Frame 1 (no input): blank canvas, image omitted
Frame 60 (the mouse pressed at the canvas centre just before this capture): blank canvas, image omitted
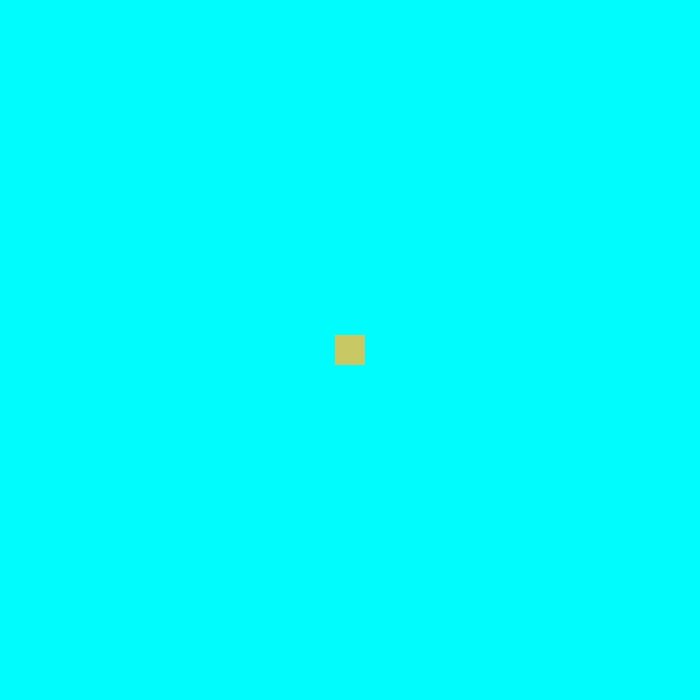
Frame 120 (the mouse held since frame 60 and released just before this capture)

The Processing sketch whose frames 1 and 60 were blank and that drew this single picture after the mouse press (run headless with seeded random() and noise(); from frame 60 on, the mouse is pressed at the canvas centre):

// Processing sketch: esame_6_marzo_2017_1
// ── esame_6_marzo_2017_1.pde
Sponge y;
ArrayList<Stain> a;
void setup () {
  size(700,700);
  background(0,252,252);
  y=new Sponge (50,50,30);
  a=new ArrayList<Stain> ();
}

void draw () {
  background(0,252,252);
  y.run();
  if (a.size()>0) {
    for (int i=0;i<a.size();i++) {
      a.get(i).run();
    }
  }
  if (a.size()>0) {
    for (int i=0;i<a.size();i++) {
      if(y.adsorb(a.get(i))==1) {
        a.remove(i);  
      }
    }
  }
}

void keyPressed () {
  if (key=='S'||key=='s') {
    a.add(new Stain (random(50,651),-30,random(10,51),color(random(0,256),random(0,256),random(0,256))));  
  }
  if (key=='R'||key=='r') {
    y.reset();
  }
}
// ── Sponge.pde
class Sponge {
  float posX;
  float posY;
  float dim;
  color c;
  Sponge (float posX,float posY,float dim) {
    this.posX=posX;
    this.posY=posY;
    this.dim=dim;
    this.c=color(200,200,100);  
  }
  void display () {
    noStroke();
    fill(this.c);
    rectMode (CENTER);
    rect (posX,posY,dim,dim);
  }
  void move () {
    posY=mouseY; 
    posX=mouseX;
  }
  void run () {
    move ();
    display();
  }
  int adsorb (Stain f) {
    //if (dist(posX,posY,f.getX(),f.getY())<20) {
       if (f.getX()-(f.getDiam()/2)>=posX-(dim/2) && f.getX()+(f.getDiam()/2)<=posX+(dim/2) && f.getY()-(f.getDiam()/2)>=posY-(dim/2) && f.getY()+(f.getDiam()/2)<=posY+(dim/2)) {
      dim=dim+(f.getDiam()/2);
      this.c=color((red(c)+red(f.getColor()))/2,(green(c)+green(f.getColor()))/2,(blue(c)+blue(f.getColor()))/2);
      return 1;
    }else{
      return 0;
    }
  }
  void reset () {
    this.dim=30;
    c=color(200,200,100);
  }
}
// ── Stain.pde
class Stain {
  float posX;
  float posY;
  float diam;
  color c;
  Stain (float posX,float posY,float diam,color c) {
    this.posX=posX;
    this.posY=posY;
    this.diam=diam;
    this.c=c;
  }
  void display () {
    noStroke();
    fill(this.c);
    ellipse (posX,posY,diam,diam);
  }
  void move () {
    posY=posY+random(0,5); 
    posX=posX+random(-1,2);
  }
  void run () {
    move ();
    display();
  }
  float getY () {
    return posY;
  }
  float getX () {
    return posX;
  }
  float getDiam () {
    return diam;
  }
  color getColor () {
    return c;  
  }
}
